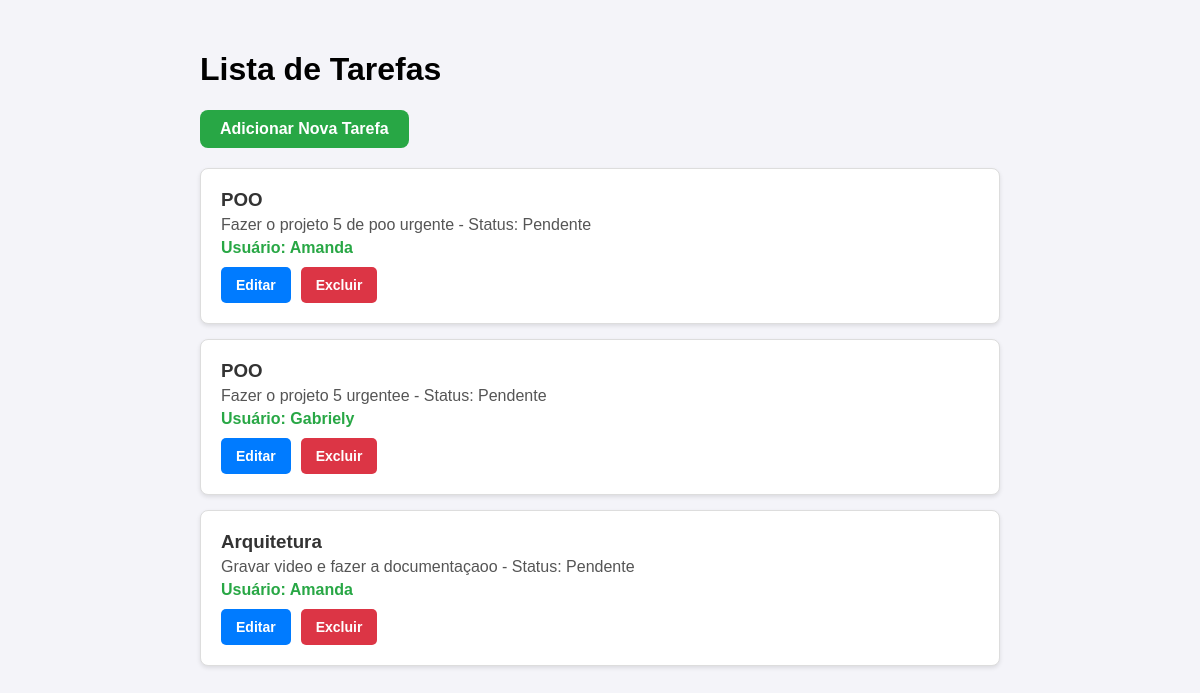
The page / on the database its author committed.
### models/tarefa.py (models this page shows)
class Tarefa(Base):
    __tablename__ = "tarefa"
    id = Column(Integer, primary_key=True, index=True)
    titulo = Column(String, index=True)
    descricao = Column(String)
    status = Column(Boolean, default=True)  # True para Pendente, False para Concluída
    usuario_nome = Column(String)  # Nome do usuário relacionado à tarefa

### controllers/web_controller.py (the view)
@router.get("/", response_class=HTMLResponse)
async def listar_registros(request: Request, db: Session = Depends(get_db)):
    tarefas = obter_tarefas(db)  # Obter tarefas do banco
    return templates.TemplateResponse("index.html", {"request": request, "tarefas": tarefas})

### templates/index.html (shortened to what this page needs)
<!DOCTYPE html>
<html lang="en">
<head>
</head>
<body>
    <div class="container">
        <h1>Lista de Tarefas</h1>
        <a href="/form/" class="add-task-btn">Adicionar Nova Tarefa</a>
        <div id="tasks">
            {% for tarefa in tarefas %}
            <div class="card">
              <h3>{{ tarefa.titulo }}</h3>
              <p>{{ tarefa.descricao }}</p>
              <p><span class="status">Usuário: {{ tarefa.usuario_nome }}</span></p>
              <div style="display: flex; gap: 10px; margin-top: 10px;">
                <button class="edit-btn" onclick="editTask('{{ tarefa.id }}')">Editar</button>
                <button class="delete-btn" onclick="deleteTask('{{ tarefa.id }}')">Excluir</button>
              </div>
          </div>
            {% endfor %}
        </div>
    </div>
</body>
</html>

### templates/index.html (style rules this page uses)
body { font-family: Arial, sans-serif; margin: 0; padding: 0; background-color: #f4f4f9; }
.container { max-width: 800px; margin: 20px auto; padding: 10px; }
.add-task-btn { display: inline-block; background-color: #28a745; color: white; text-decoration: none; font-size: 16px; font-weight: bold; padding: 10px 20px; border-radius: 8px; text-align: center; margin-bottom: 20px; transition: background-color 0.3s ease; }
.card { background: #ffffff; border: 1px solid #ddd; border-radius: 8px; box-shadow: 0 2px 4px rgba(0, 0, 0, 0.1); padding: 20px; margin-bottom: 15px; }
.card h3 { margin: 0; color: #333; }
.card p { margin: 5px 0; color: #555; }
.card .status { color: #28a745; font-weight: bold; }
.edit-btn, .delete-btn { border: none; padding: 10px 15px; border-radius: 5px; font-size: 14px; font-weight: bold; cursor: pointer; transition: background-color 0.3s ease; }
.edit-btn { background-color: #007bff; color: white; }
.delete-btn { background-color: #dc3545; color: white; }

### rows shown on the page
Tarefa: titulo "POO", descricao "Fazer o projeto 5 de poo urgente - Status: Pendente", usuario_nome "Amanda"
Tarefa: titulo "POO", descricao "Fazer o projeto 5 urgentee - Status: Pendente", usuario_nome "Gabriely"
Tarefa: titulo "Arquitetura", descricao "Gravar video e fazer a documentaçaoo - Status: Pendente", usuario_nome "Amanda"
